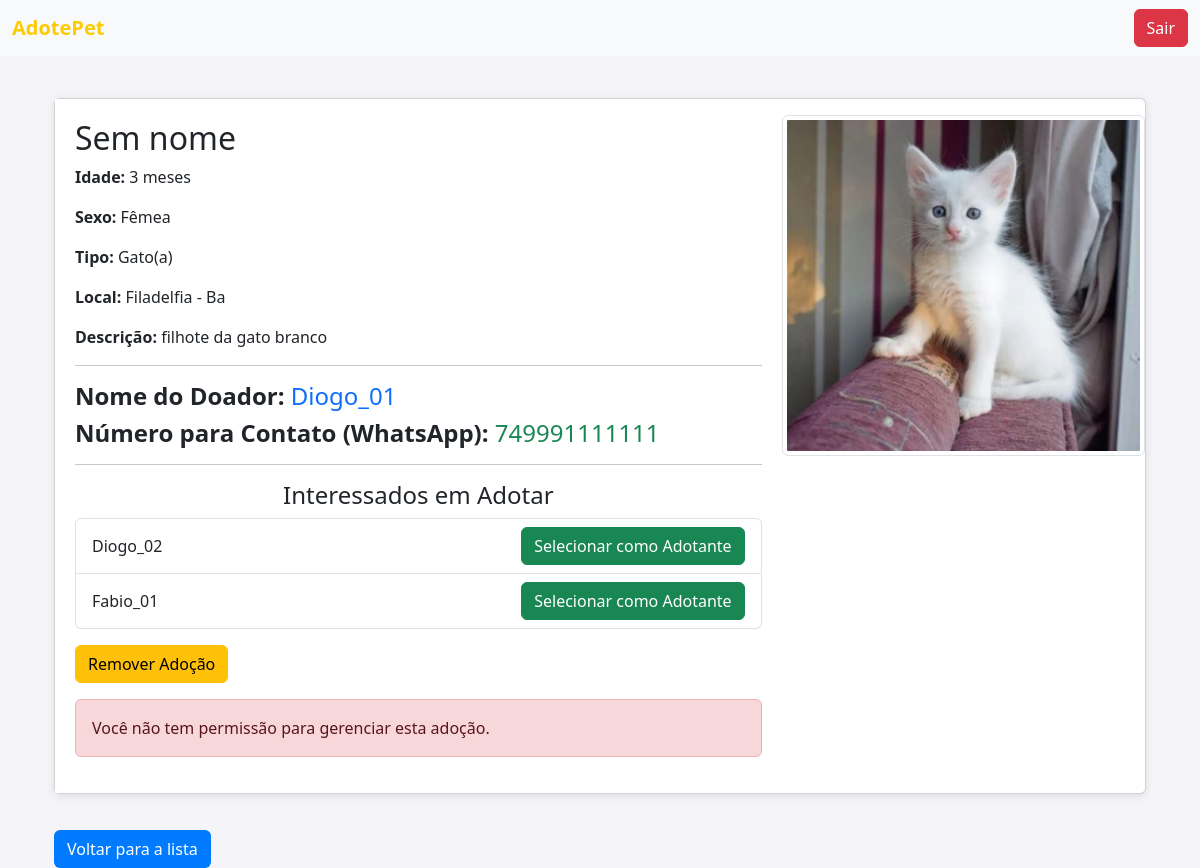
Before: /gerenciar_adocao/13/ (signed in) with the older database file.
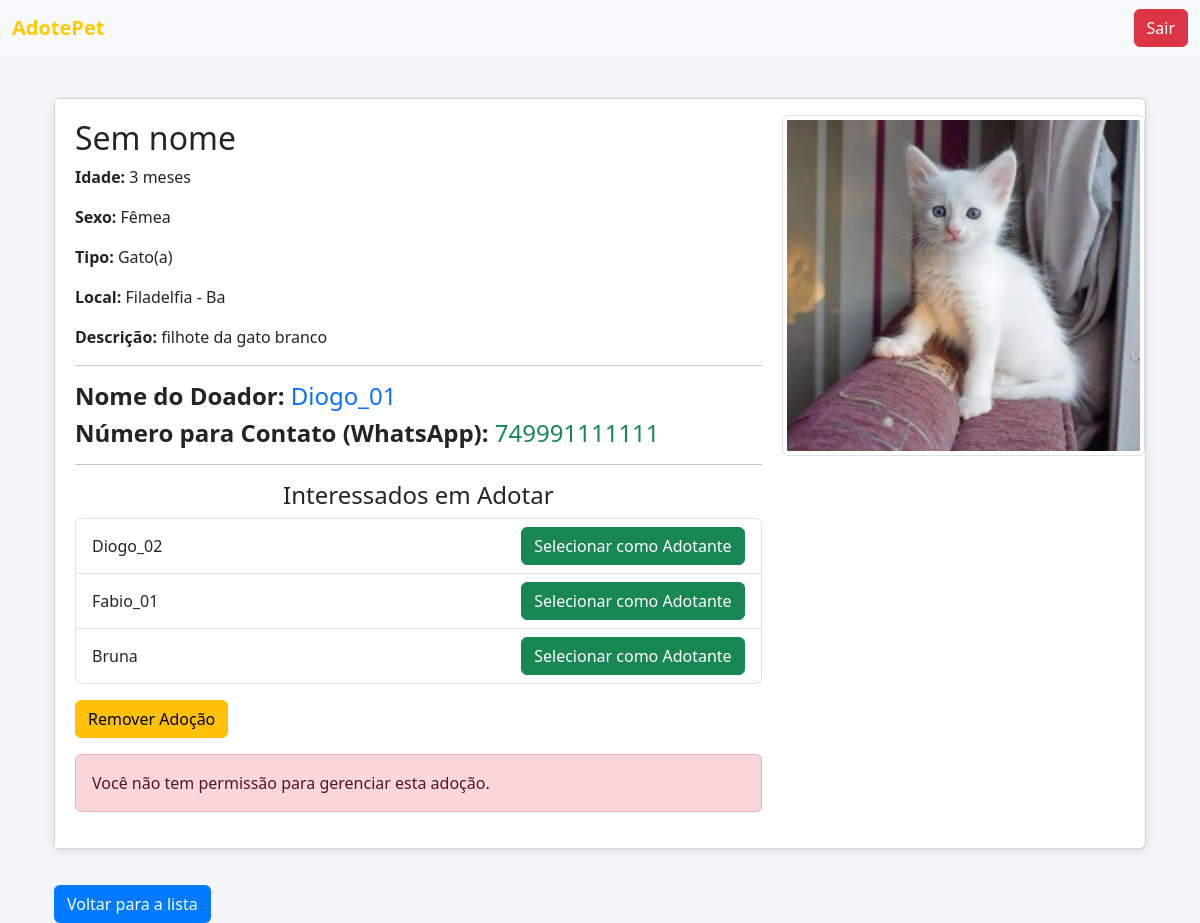
After: the same page with the newer database file.
### adote/models.py (models this page shows, shortened)
class InteresseAdocao(models.Model):
    adotante = models.ForeignKey(settings.AUTH_USER_MODEL, on_delete=models.CASCADE, related_name='interesses')
    animal = models.ForeignKey(Animal, on_delete=models.CASCADE, related_name='interesses')
    data_interesse = models.DateTimeField(auto_now_add=True)

class Usuario(AbstractUser):
    tipo_usuario = models.CharField(max_length=10, choices=TIPOS_USUARIO)
    telefone = models.CharField(
        max_length=15,
        blank=True,
        validators=[RegexValidator(
            regex=r'^\+?\d{10,15}$',
            message="Telefone inválido. Use um número válido com 10 a 15 dígitos."
        )]
    )
    class Meta:
        verbose_name = "Usuário"
        verbose_name_plural = "Usuários"

### adote/views.py (the view)
# urls.py: path('gerenciar_adocao/<int:animal_id>/', views.gerenciar_adocao, name='gerenciar_adocao'),  # Gerenciamento de adoção
@login_required #ATZ 1.1 & 1.2
@login_required
@login_required
def gerenciar_adocao(request, animal_id):
    animal = get_object_or_404(Animal, id=animal_id)
    interessados = InteresseAdocao.objects.filter(animal=animal)
    permissao = request.user == animal.doador or request.user.tipo_usuario == 'admin'
    mensagem = None
    if request.method == 'POST' and permissao:
        if 'adotante_id' in request.POST:
            adotante_id = request.POST.get('adotante_id')
            adotante = get_object_or_404(Usuario, id=adotante_id)
            animal.adotado = True
            animal.adotante = adotante
            animal.save()
        elif 'remover_adocao' in request.POST:
            animal.adotado = False
            animal.adotante = None
            animal.save()
        return redirect('detalhes_animal', animal_id=animal_id)
    elif not permissao:
        mensagem = "Você não tem permissão para gerenciar esta adoção."
    return render(request, 'gerenciar_adocao.html', {
        'animal': animal,
        'interessados': interessados,
        'mensagem': mensagem
    })

### adote/models.py (called while the page is built)
    @property
    def idade_formatada(self):
        if self.idade_anos:
            return f"{self.idade_anos} anos"
        elif self.idade_meses:
            return f"{self.idade_meses} meses"
        return "Idade não especificada"

### adote/templates/gerenciar_adocao.html (shortened to what this page needs)
{% extends 'base.html' %}
{% block content %}
<div class="container mt-5">
    <div class="card">
        <div class="row g-0">
            <div class="col-md-8">
                <div class="card-body">
                    <h2 class="card-title">{{ animal.nome }}</h2>
                    <p class="card-text"><strong>Idade:</strong> {{ animal.idade_formatada }}</p>
                    <p class="card-text"><strong>Sexo:</strong> {{ animal.get_sexo_display }}</p>
                    <p class="card-text"><strong>Tipo:</strong> {{ animal.tipo.nome }}</p>
                    <p class="card-text"><strong>Local:</strong> {{ animal.local.cidade }} - {{ animal.local.estado }}</p>
                    <p class="card-text"><strong>Descrição:</strong> {{ animal.descricao }}</p>
                    <hr>
                    <h4 class="card-text"><strong>Nome do Doador:</strong> <span class="text-primary">{{ animal.doador.username }}</span></h4>
                    <h4 class="card-text"><strong>Número para Contato (WhatsApp):</strong> <span class="text-success">{{ animal.doador.telefone }}</span></h4>
                    <hr>
                    <h4 class="card-text text-center">Interessados em Adotar</h4>
                    <ul class="list-group">
                        {% for interessado in interessados %}
                            <li class="list-group-item d-flex justify-content-between align-items-center">
                                {{ interessado.adotante.username }}
                                <form method="post" action="{% url 'gerenciar_adocao' animal.id %}">
                                    <button type="submit" class="btn btn-success">Selecionar como Adotante</button>
                                </form>
                            </li>
                        {% empty %}
                            <li class="list-group-item">Nenhum interessado até o momento.</li>
                        {% endfor %}
                    </ul>
                    {% if animal.adotado %}
                        <form method="post" action="{% url 'gerenciar_adocao' animal.id %}" class="mt-3">
                            <button type="submit" class="btn btn-warning">Remover Adoção</button>
                        </form>
                    {% endif %}
                    {% if mensagem %}
                        <div class="alert alert-danger mt-3">{{ mensagem }}</div>
                    {% endif %}
                </div>
            </div>
            <div class="col-md-4 text-center">
                {% if animal.foto %}
                    <img src="{{ animal.foto.url }}" alt="Foto de {{ animal.nome }}" class="img-fluid img-thumbnail my-3" style="max-width: 100%; height: auto;">
                {% else %}
                    <p>Sem foto disponível.</p>
                {% endif %}
            </div>
        </div>
    </div>
    <a href="{% url 'lista_animais' %}" class="btn btn-custom back-link mt-3">Voltar para a lista</a>
</div>
{% endblock %}

Changed rows visible on the page:
added InteresseAdocao: adotante.username "Bruna"
